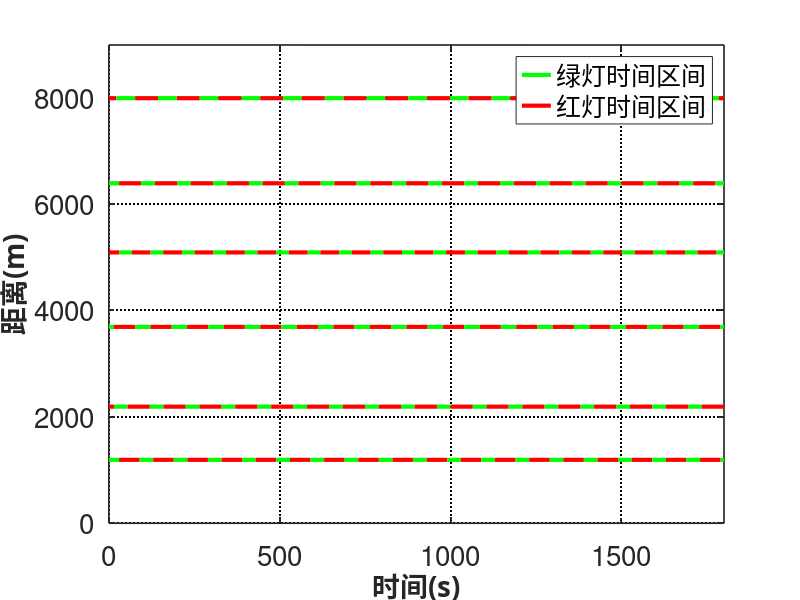

Recreate this plot in MATLAB. (Note: this script raises an error after producing the figure.)
clear;clc;close all;
cross_y = [1.2, 2.2,3.7,5.1,6.4,8];  %%%%km
cross_y =cross_y .* 1000;  %%%% m
cross_y =cross_y  - 8; 
cross_red_t = [60,65,62,55,65,67]; 
cross_green_t = [40,40,45,37,40,55]; 
croos_t = cross_red_t + cross_green_t; 
cross_starttime = [10,90,30,62,10,100]; 
offset = croos_t - cross_starttime; 
% cross_starttime = [0,0,0,0,0,0]; 
v_max = [60,60,60,60,60,60]; %%%% km/h
% v_max = v_max / 8 * 9;
v_max = v_max ./ 3.6 ; %%%m/s
v_min = [20,20,20,20,20,20]; %%%% km/h
v_min = v_min ./ 3.6; %%%m/s
simtime = 1800; 
vehicleStarttime = 700; 

%%%%绘图
%%%%%%%%%%%%%%%%%%%%%%%%%%%图形设置%%%%%%%%%%%%%%%%%%%%%%%%%%
set(0,'defaultfigurecolor','w')
figure(1);
grid on;
set(gca,'GridLineStyle',':','GridColor','k','GridAlpha',1);
set(gca,'linewidth',1.2,'FontSize',20); % 坐标轴加粗
xlabel('时间(s)','FontName','宋体','FontSize',20,'LineWidth',2,'FontWeight','bold');
ylabel('距离(m)','FontName','宋体','FontSize',20,'LineWidth',2,'FontWeight','bold');
axis([0 simtime,0 max(cross_y) + 1000]);
box on; 
for i = 1 : length(cross_y)
if cross_starttime(i) < cross_green_t(i)
h1 = line([0,cross_green_t(i) - cross_starttime(i)],[cross_y(i), cross_y(i)],'color', 'g','linestyle','-','LineWidth',3);
h2 = line([cross_green_t(i) - cross_starttime(i),croos_t(i) - cross_starttime(i)],[cross_y(i), cross_y(i)],'color', 'r','linestyle','-','LineWidth',3);
else 
h2 = line([0,croos_t(i) - cross_starttime(i)],[cross_y(i), cross_y(i)],'color', 'r','linestyle','-','LineWidth',3);
end
for k = 1 : floor((simtime - (croos_t(i) - cross_starttime(i))) / croos_t(i))
    h1 = line([croos_t(i) - cross_starttime(i) + (k - 1) * croos_t(i),croos_t(i) - cross_starttime(i) + (k - 1) * croos_t(i) + cross_green_t(i)],[cross_y(i), cross_y(i)],'color', 'g','linestyle','-','LineWidth',3);
    h2 = line([croos_t(i) - cross_starttime(i) + (k - 1) * croos_t(i) + cross_green_t(i),croos_t(i) - cross_starttime(i) + k  * croos_t(i)],[cross_y(i), cross_y(i)],'color', 'r','linestyle','-','LineWidth',3);
end
final_time = mod((simtime - (croos_t(i) - cross_starttime(i))), croos_t(i)); 
if final_time < cross_green_t(i)
    h1 = line([simtime - final_time ,simtime],[cross_y(i), cross_y(i)],'color', 'g','linestyle','-','LineWidth',3);
else 
    h1 = line([simtime - final_time ,simtime - final_time + cross_green_t(i)],[cross_y(i), cross_y(i)],'color', 'g','linestyle','-','LineWidth',3);
    h2 = line([simtime - final_time + cross_green_t(i) ,simtime],[cross_y(i), cross_y(i)],'color', 'r','linestyle','-','LineWidth',3);
end
end
legend([h1,h2],'绿灯时间区间','红灯时间区间'); 


%%%%正向求解
for i = 1 : length(cross_y)
    %%%%%%%% 求取绿灯区间
    temp = []; 
    if cross_starttime(i) < cross_green_t(i)
        temp = [temp;0, cross_green_t(i) - cross_starttime(i);];
%     else 
%         temp = [temp; -1, -1;]; 
    end
    for k = 1 : floor((simtime - (croos_t(i) - cross_starttime(i))) / croos_t(i))
        temp = [temp; croos_t(i) - cross_starttime(i) + (k - 1) * croos_t(i),croos_t(i) - cross_starttime(i) + (k - 1) * croos_t(i) + cross_green_t(i);]; 
    end
    final_time = mod((simtime - (croos_t(i) - cross_starttime(i))), croos_t(i)); 
    if final_time < cross_green_t(i)
        temp = [temp; simtime - final_time, simtime;]; 
    else 
        temp = [temp; simtime - final_time, simtime - final_time + cross_green_t(i);]; 
    end
    %%%%%%%% 求取道路长度和速度限制的时间区间
    velLimitTime = []; 
    if i == 1
        roadLength = cross_y(i); 
        minTime = roadLength / v_max(i); 
        maxTime = roadLength / v_min(i); 
        velLimitTime= [velLimitTime;minTime + vehicleStarttime, maxTime + vehicleStarttime;];
    else 
        roadLength = cross_y(i) - cross_y(i - 1);
        dummy = allLimitTime{i - 1};
        for j = 1 : size(dummy, 1)
            minTime = dummy(j,1) + roadLength / v_max(i); 
            maxTime = dummy(j,1) + roadLength / v_min(i); 
            velLimitTime= [velLimitTime;minTime, maxTime;];
        end
    end
    %%%%%%%% 进行区间的合并
    velLimitTime = My_Merge(velLimitTime); 
    allLimitTime(i) = {My_Insert(temp, velLimitTime)} ; 
end



%%%%逆向反推
% dummy = allLimitTime{length(cross_y)};
% %%%%获取第一个有效区间
% ans(length(cross_y),1) =dummy(1,1); 
% ans(length(cross_y),2) =dummy(1,2); 
back_dummy = allLimitTime{length(cross_y)};
backLimitTime(i,1) = back_dummy(1,1);
backLimitTime(i,2) = back_dummy(1,2);
i = length(cross_y) - 1; 
while (i >= 1)
            back_dummy = allLimitTime{i}; %%%%前向求解中每个路口的绿波区间
            roadLength = cross_y(i + 1) - cross_y(i); 
            minTime = backLimitTime(i + 1, 1) - roadLength / v_min(i); 
            maxTime = backLimitTime(i + 1, 2) - roadLength / v_max(i); 
            min_maxTime = [minTime, maxTime];
            back_dummy = My_Insert(min_maxTime,  back_dummy);
            backLimitTime(i,1) = back_dummy(1,1);
            backLimitTime(i,2) = back_dummy(1,2);
            i = i - 1;
end

for j = 1 : length(cross_y)
    h3 = line([backLimitTime(j,1),backLimitTime(j,2)],[cross_y(j), cross_y(j)],'color', 'b','linestyle','-','LineWidth',3);
end
legend([h1,h2,h3],'绿灯时间区间','红灯时间区间','执行时间区间'); 


% %导入traci相关command
% import traci.constants; 
% load waitexing.mat; 
% %Launch SUMO in server mode and initialize the TraCI connection
% system(['sumo-gui -c ' ' C:\Users\LYP\Desktop\my_mpc\sumo_uncontrol\test.sumocfg ' '--remote-port 8873 --start&']);
% traci.init(8873); %注意这里8873，端口要写在括号里
% % 
% % t = 0 : 600;
% % v = t * 0.1 / 3.6; 
% 
% vehiclePosition = []; 
% vehicleSpeed = []; %%%%%车辆行驶速度 m/s
% vehicleDistance = []; %%%%%车辆行驶距离 m
% % main loop. %%%%单位步长 s 
% countDis = 0; 
% t0 = 0; 
% t = [];
% targetDis = 9000; 
% targetspeed = [];
% prespeed = 50/3.6;
% counta = [];
% while countDis < targetDis
% %     pause(0.5);
%     traci.simulation.step();
%     vehiclePosition= [vehiclePosition;traci.vehicle.getPosition('0');];
%     vehicleSpeed= [vehicleSpeed;traci.vehicle.getSpeed('0');];
%     vehicleDistance= [vehicleDistance;traci.vehicle.getDistance('0');];
%     countDis = traci.vehicle.getDistance('0');
%     speed = traci.vehicle.getSpeed('0');
%     counta = [counta;speed - prespeed];
%     prespeed = speed;
%     speed = speed * 3.6; 
%     t = [t;t0]; 
%     t0 = t0 + 1; 
%     targeta = interp1(v,a,speed);
%     targetv = (speed + targeta)/3.6; 
%     targetspeed = [targetspeed;targetv];
%     traci.vehicle.setSpeed('0', targetv);  
% end
% traci.close();
% t = 0 : (length(vehicleDistance) - 1); 
% hold on; 
% h3 = plot(t,vehicleDistance,'Color',[0 0 0],'LineWidth',1.5);
% legend([h1,h2,h3],'绿灯时间区间','红灯时间区间','Krauss车辆跟随模型位移轨迹'); 
% legend([h1,h2,h3,h4],'绿灯时间区间','红灯时间区间','执行时间区间','Krauss车辆跟随模型位移轨迹'); 



function newA = My_Merge(A)
i = 1;
newA = []; 
while i <= size(A,1)
preStart = A(i,1); 
preEnd = A(i,2); 
j = i + 1; 
while(j <= size(A,1) && A(j, 1) <= preEnd)
    preEnd = max(preEnd, A(j, 2));
    j = j + 1;
end
newA = [newA; preStart, preEnd]; 
i = j; 
end
end

function My_Insert = My_Insert(A, B)
i = 1;
j = 1; 
My_Insert = []; 
while (i <= size(A,1) && j <= size(B,1))
a1 = A(i,1); 
a2 = A(i, 2);
b1 = B(j,1); 
b2 = B(j, 2);
if(b2 >= a1 && a2 >= b1)
    My_Insert = [My_Insert; max(a1, b1), min(a2, b2);]; 
end
if b2 < a1
    j = j + 1; 
else
    i = i + 1; 
end
end
end







% %%%%%%%%%%%%%%%%%%%%%%%%%%%隶属度函数示意图%%%%%%%%%%%%%%%%%%%%%%%%%%
% set(0,'defaultfigurecolor','w')
% figure(1);
% S(1,:) = [-3.6 -2.7 -1.7 -0.8];
% S(2,:) = [0 1 1 0];
% M(1,:) = [-1.2 -0.3 0.7 1.6];
% M(2,:) = [0 1 1 0];
% L(1,:) = [1.2 2.1 3 3.9];
% L(2,:) = [0 1 1 0];
% plot(S(1,:),S(2,:),'--','Color',[0 0 0],'LineWidth',3); hold on;
% plot(M(1,:),M(2,:),'Color',[0 0 0],'LineWidth',3); hold on;
% plot(L(1,:),L(2,:),':','Color',[0 0 0],'LineWidth',3); 
% axis([-4 4.2 0 1.2]); % 坐标轴范围
% set(gca,'XTickLabel',{'x1','x2','x3','x4','x5','x6','x7','x8','x9'});
% ylabel('隶属度','FontName','宋体','FontSize',10,'LineWidth',2,'FontWeight','bold');
% legend('较小','适中','较大');
% grid on;
% set(gca,'GridLineStyle',':','GridColor','k','GridAlpha',1);
% set(gca,'linewidth',1.2,'FontSize',20); % 坐标轴加粗
% %%%%%%%%%%%%%%%%%%%%%%%%%%%%%%细节图放大%%%%%%%%%%%%%%%%%%%%%%%%%%%%%
% set(0,'defaultfigurecolor','w')
% figure(2);
% plot(T_mot.time,T_mot.signals.values,'LineWidth',3);
% xlabel('时间(s)','FontName','宋体','FontSize',20,'LineWidth',2,'FontWeight','bold');
% ylabel('电机输出转矩(N*m)','FontName','宋体','FontSize',20,'LineWidth',2,'FontWeight','bold');
% axis([4.8 10.2,0 300]);
% % %%%%%详细分析%%%%%%
% % line([8.22,8.22],[0,150],'Color',[0 0 0],'LineWidth',1.5);
% % hold on;
% % text(8,30,'x = 8.23s','FontSize',20);
% % line([8.26,8.26],[0,150],'Color',[0 0 0],'LineWidth',1.5);
% % hold on;
% % text(8.27,70,'x = 8.26s','FontSize',20);
% % line([8.96,8.96],[0,150],'Color',[0 0 0],'LineWidth',1.5);
% % hold on;
% % text(8.8,70,'x = 8.96s','FontSize',20);
% % axis([8,9.15,20,120]);
% % %%%%%详细分析%%%%%%
% grid on;
% set(gca,'GridLineStyle',':','GridColor','k','GridAlpha',1);
% set(gca,'linewidth',1.2,'FontSize',20); 
% set(gcf,'unit','centimeters','position',[5,5,19,15]);
